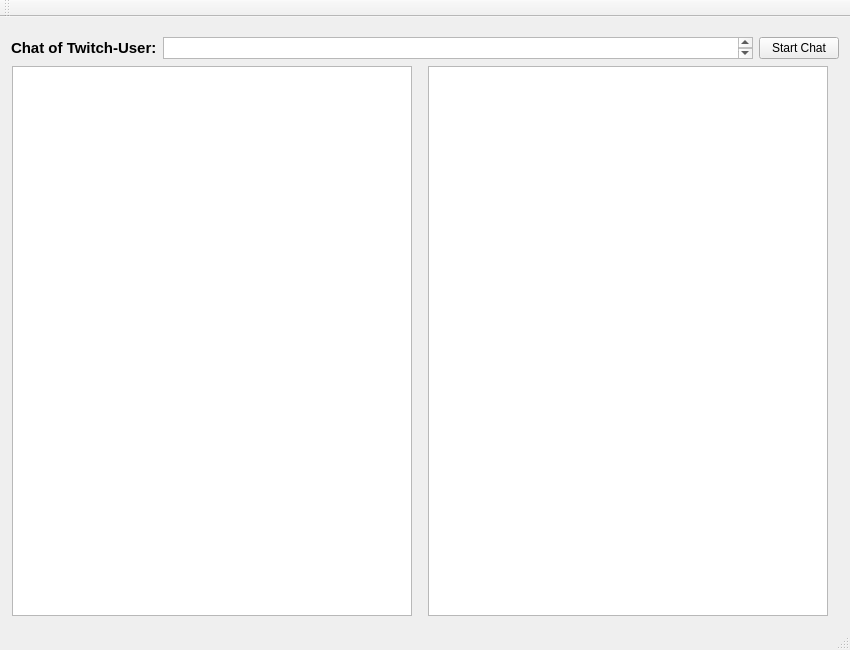
<?xml version="1.0" encoding="UTF-8"?>
<ui version="4.0">
 <class>MainWindow</class>
 <widget class="QMainWindow" name="MainWindow">
  <property name="geometry">
   <rect>
    <x>0</x>
    <y>0</y>
    <width>850</width>
    <height>650</height>
   </rect>
  </property>
  <property name="sizePolicy">
   <sizepolicy hsizetype="Preferred" vsizetype="Preferred">
    <horstretch>0</horstretch>
    <verstretch>0</verstretch>
   </sizepolicy>
  </property>
  <property name="minimumSize">
   <size>
    <width>0</width>
    <height>0</height>
   </size>
  </property>
  <property name="windowTitle">
   <string>MainWindow</string>
  </property>
  <widget class="QWidget" name="centralWidget">
   <layout class="QVBoxLayout" name="verticalLayout">
    <property name="sizeConstraint">
     <enum>QLayout::SetMaximumSize</enum>
    </property>
    <property name="topMargin">
     <number>20</number>
    </property>
    <item>
     <layout class="QHBoxLayout" name="horizontalLayout_urlField">
      <property name="sizeConstraint">
       <enum>QLayout::SetMinimumSize</enum>
      </property>
      <item>
       <widget class="QLabel" name="label">
        <property name="font">
         <font>
          <pointsize>11</pointsize>
          <weight>75</weight>
          <bold>true</bold>
         </font>
        </property>
        <property name="text">
         <string>Chat of Twitch-User:</string>
        </property>
       </widget>
      </item>
      <item>
       <widget class="QTextEdit" name="textEdit_urlToChat">
        <property name="sizePolicy">
         <sizepolicy hsizetype="MinimumExpanding" vsizetype="Fixed">
          <horstretch>0</horstretch>
          <verstretch>0</verstretch>
         </sizepolicy>
        </property>
        <property name="minimumSize">
         <size>
          <width>0</width>
          <height>20</height>
         </size>
        </property>
        <property name="maximumSize">
         <size>
          <width>16777215</width>
          <height>30</height>
         </size>
        </property>
        <property name="inputMethodHints">
         <set>Qt::ImhNone</set>
        </property>
       </widget>
      </item>
      <item>
       <widget class="QPushButton" name="pushButton">
        <property name="text">
         <string>Start Chat</string>
        </property>
       </widget>
      </item>
     </layout>
    </item>
    <item>
     <widget class="QWidget" name="horizontalWidget_chatFields" native="true">
      <property name="enabled">
       <bool>true</bool>
      </property>
      <layout class="QHBoxLayout" name="horizontalLayout">
       <property name="sizeConstraint">
        <enum>QLayout::SetDefaultConstraint</enum>
       </property>
       <property name="leftMargin">
        <number>1</number>
       </property>
       <property name="topMargin">
        <number>1</number>
       </property>
       <property name="bottomMargin">
        <number>1</number>
       </property>
       <item>
        <widget class="QListWidget" name="listWidget_chat">
         <property name="enabled">
          <bool>true</bool>
         </property>
         <property name="sizePolicy">
          <sizepolicy hsizetype="Fixed" vsizetype="Expanding">
           <horstretch>0</horstretch>
           <verstretch>0</verstretch>
          </sizepolicy>
         </property>
         <property name="minimumSize">
          <size>
           <width>400</width>
           <height>0</height>
          </size>
         </property>
         <property name="maximumSize">
          <size>
           <width>16777215</width>
           <height>16777215</height>
          </size>
         </property>
         <property name="sizeIncrement">
          <size>
           <width>0</width>
           <height>0</height>
          </size>
         </property>
         <property name="styleSheet">
          <string notr="true">QListWidget::item
{
border: 1px solid black;
margin: 5px;
}


QListWidget::item:hover
{
border: 2px solid black;
background-color: #ddd;
}
</string>
         </property>
         <property name="alternatingRowColors">
          <bool>false</bool>
         </property>
         <property name="resizeMode">
          <enum>QListView::Fixed</enum>
         </property>
         <property name="wordWrap">
          <bool>true</bool>
         </property>
        </widget>
       </item>
       <item>
        <spacer name="horizontalSpacer">
         <property name="orientation">
          <enum>Qt::Horizontal</enum>
         </property>
         <property name="sizeType">
          <enum>QSizePolicy::MinimumExpanding</enum>
         </property>
         <property name="sizeHint" stdset="0">
          <size>
           <width>0</width>
           <height>0</height>
          </size>
         </property>
        </spacer>
       </item>
       <item>
        <widget class="QListWidget" name="listWidget">
         <property name="minimumSize">
          <size>
           <width>400</width>
           <height>0</height>
          </size>
         </property>
        </widget>
       </item>
      </layout>
     </widget>
    </item>
   </layout>
  </widget>
  <widget class="QMenuBar" name="menuBar">
   <property name="geometry">
    <rect>
     <x>0</x>
     <y>0</y>
     <width>850</width>
     <height>27</height>
    </rect>
   </property>
  </widget>
  <widget class="QToolBar" name="mainToolBar">
   <property name="minimumSize">
    <size>
     <width>0</width>
     <height>0</height>
    </size>
   </property>
   <attribute name="toolBarArea">
    <enum>TopToolBarArea</enum>
   </attribute>
   <attribute name="toolBarBreak">
    <bool>false</bool>
   </attribute>
  </widget>
  <widget class="QStatusBar" name="statusBar"/>
 </widget>
 <layoutdefault spacing="6" margin="11"/>
 <resources/>
 <connections>
  <connection>
   <sender>pushButton</sender>
   <signal>clicked()</signal>
   <receiver>MainWindow</receiver>
   <slot>onStartChatClicked()</slot>
   <hints>
    <hint type="sourcelabel">
     <x>771</x>
     <y>79</y>
    </hint>
    <hint type="destinationlabel">
     <x>708</x>
     <y>47</y>
    </hint>
   </hints>
  </connection>
 </connections>
 <slots>
  <slot>onStartChatClicked()</slot>
 </slots>
</ui>
